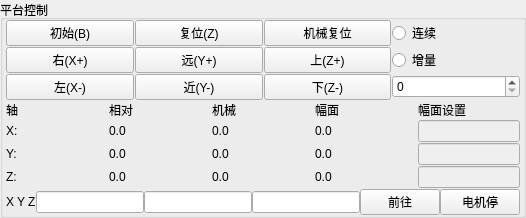
        <widget class="QGroupBox" name="gb_PlatCtrl_2">
         <property name="title">
          <string>平台控制</string>
         </property>
         <layout class="QVBoxLayout" name="ly_gbPlatCtrl_2">
          <property name="spacing">
           <number>1</number>
          </property>
          <property name="leftMargin">
           <number>3</number>
          </property>
          <property name="topMargin">
           <number>0</number>
          </property>
          <property name="rightMargin">
           <number>3</number>
          </property>
          <property name="bottomMargin">
           <number>0</number>
          </property>
          <item>
           <layout class="QGridLayout" name="ly_PlatCtrlBtn_2" columnstretch="1,1,1,1">
            <property name="spacing">
             <number>1</number>
            </property>
            <item row="0" column="0">
             <widget class="QPushButton" name="btn_PlatHome_2">
              <property name="sizePolicy">
               <sizepolicy hsizetype="Preferred" vsizetype="Preferred">
                <horstretch>0</horstretch>
                <verstretch>0</verstretch>
               </sizepolicy>
              </property>
              <property name="text">
               <string>初始(B)</string>
              </property>
              <property name="autoDefault">
               <bool>false</bool>
              </property>
             </widget>
            </item>
            <item row="0" column="1">
             <widget class="QPushButton" name="btn_PlatZero_2">
              <property name="sizePolicy">
               <sizepolicy hsizetype="Preferred" vsizetype="Preferred">
                <horstretch>0</horstretch>
                <verstretch>0</verstretch>
               </sizepolicy>
              </property>
              <property name="text">
               <string>复位(Z)</string>
              </property>
              <property name="autoDefault">
               <bool>false</bool>
              </property>
             </widget>
            </item>
            <item row="0" column="2">
             <widget class="QPushButton" name="btn_PlatReset_2">
              <property name="sizePolicy">
               <sizepolicy hsizetype="Preferred" vsizetype="Preferred">
                <horstretch>0</horstretch>
                <verstretch>0</verstretch>
               </sizepolicy>
              </property>
              <property name="text">
               <string>机械复位</string>
              </property>
              <property name="autoDefault">
               <bool>false</bool>
              </property>
             </widget>
            </item>
            <item row="0" column="3">
             <widget class="QRadioButton" name="rbtn_PlatCo_2">
              <property name="sizePolicy">
               <sizepolicy hsizetype="Preferred" vsizetype="Fixed">
                <horstretch>0</horstretch>
                <verstretch>0</verstretch>
               </sizepolicy>
              </property>
              <property name="text">
               <string>连续</string>
              </property>
             </widget>
            </item>
            <item row="1" column="0">
             <widget class="QPushButton" name="btn_PlatXP_2">
              <property name="sizePolicy">
               <sizepolicy hsizetype="Preferred" vsizetype="Preferred">
                <horstretch>0</horstretch>
                <verstretch>0</verstretch>
               </sizepolicy>
              </property>
              <property name="text">
               <string>右(X+)</string>
              </property>
              <property name="autoDefault">
               <bool>false</bool>
              </property>
             </widget>
            </item>
            <item row="1" column="1">
             <widget class="QPushButton" name="btn_PlatYP_2">
              <property name="sizePolicy">
               <sizepolicy hsizetype="Preferred" vsizetype="Preferred">
                <horstretch>0</horstretch>
                <verstretch>0</verstretch>
               </sizepolicy>
              </property>
              <property name="text">
               <string>远(Y+)</string>
              </property>
              <property name="autoDefault">
               <bool>false</bool>
              </property>
             </widget>
            </item>
            <item row="1" column="2">
             <widget class="QPushButton" name="btn_PlatZP_2">
              <property name="sizePolicy">
               <sizepolicy hsizetype="Preferred" vsizetype="Preferred">
                <horstretch>0</horstretch>
                <verstretch>0</verstretch>
               </sizepolicy>
              </property>
              <property name="text">
               <string>上(Z+)</string>
              </property>
              <property name="autoDefault">
               <bool>false</bool>
              </property>
             </widget>
            </item>
            <item row="1" column="3">
             <widget class="QRadioButton" name="rbtn_PlatDe_2">
              <property name="sizePolicy">
               <sizepolicy hsizetype="Preferred" vsizetype="Fixed">
                <horstretch>0</horstretch>
                <verstretch>0</verstretch>
               </sizepolicy>
              </property>
              <property name="text">
               <string>增量</string>
              </property>
             </widget>
            </item>
            <item row="2" column="0">
             <widget class="QPushButton" name="btn_PlatXN_2">
              <property name="sizePolicy">
               <sizepolicy hsizetype="Preferred" vsizetype="Preferred">
                <horstretch>0</horstretch>
                <verstretch>0</verstretch>
               </sizepolicy>
              </property>
              <property name="text">
               <string>左(X-)</string>
              </property>
              <property name="autoDefault">
               <bool>false</bool>
              </property>
             </widget>
            </item>
            <item row="2" column="1">
             <widget class="QPushButton" name="btn_PlatYN_2">
              <property name="sizePolicy">
               <sizepolicy hsizetype="Preferred" vsizetype="Preferred">
                <horstretch>0</horstretch>
                <verstretch>0</verstretch>
               </sizepolicy>
              </property>
              <property name="text">
               <string>近(Y-)</string>
              </property>
              <property name="autoDefault">
               <bool>false</bool>
              </property>
             </widget>
            </item>
            <item row="2" column="2">
             <widget class="QPushButton" name="btn_PlatZN_2">
              <property name="sizePolicy">
               <sizepolicy hsizetype="Preferred" vsizetype="Preferred">
                <horstretch>0</horstretch>
                <verstretch>0</verstretch>
               </sizepolicy>
              </property>
              <property name="text">
               <string>下(Z-)</string>
              </property>
              <property name="autoDefault">
               <bool>false</bool>
              </property>
             </widget>
            </item>
            <item row="2" column="3">
             <widget class="QSpinBox" name="sb_PlatStep_2">
              <property name="sizePolicy">
               <sizepolicy hsizetype="Preferred" vsizetype="Fixed">
                <horstretch>0</horstretch>
                <verstretch>0</verstretch>
               </sizepolicy>
              </property>
             </widget>
            </item>
           </layout>
          </item>
          <item>
           <layout class="QGridLayout" name="ly_PlatCtrlPara_2" rowstretch="0,0,0,0" columnstretch="1,1,1,1,1">
            <property name="leftMargin">
             <number>0</number>
            </property>
            <property name="rightMargin">
             <number>0</number>
            </property>
            <property name="spacing">
             <number>1</number>
            </property>
            <item row="3" column="0">
             <widget class="QLabel" name="lb_PlatZ_2">
              <property name="text">
               <string>Z:</string>
              </property>
             </widget>
            </item>
            <item row="3" column="2">
             <widget class="QLabel" name="lb_PlatAbsValZ_2">
              <property name="text">
               <string>0.0</string>
              </property>
             </widget>
            </item>
            <item row="1" column="1">
             <widget class="QLabel" name="lb_PlatRelValX_2">
              <property name="text">
               <string>0.0</string>
              </property>
             </widget>
            </item>
            <item row="3" column="3">
             <widget class="QLabel" name="lb_PlatValZ_2">
              <property name="text">
               <string>0.0</string>
              </property>
             </widget>
            </item>
            <item row="3" column="1">
             <widget class="QLabel" name="lb_PlatRelValZ_2">
              <property name="text">
               <string>0.0</string>
              </property>
             </widget>
            </item>
            <item row="2" column="1">
             <widget class="QLabel" name="lb_PlatRelValY_2">
              <property name="text">
               <string>0.0</string>
              </property>
             </widget>
            </item>
            <item row="2" column="3">
             <widget class="QLabel" name="lb_PlatValY_2">
              <property name="text">
               <string>0.0</string>
              </property>
             </widget>
            </item>
            <item row="2" column="2">
             <widget class="QLabel" name="lb_PlatAbsValY_2">
              <property name="text">
               <string>0.0</string>
              </property>
             </widget>
            </item>
            <item row="1" column="2">
             <widget class="QLabel" name="lb_PlatAbsValX_2">
              <property name="text">
               <string>0.0</string>
              </property>
             </widget>
            </item>
            <item row="1" column="3">
             <widget class="QLabel" name="lb_PlatValX_2">
              <property name="text">
               <string>0.0</string>
              </property>
             </widget>
            </item>
            <item row="2" column="0">
             <widget class="QLabel" name="lb_PlatY_2">
              <property name="text">
               <string>Y:</string>
              </property>
             </widget>
            </item>
            <item row="0" column="3">
             <widget class="QLabel" name="label_7">
              <property name="text">
               <string>幅面</string>
              </property>
             </widget>
            </item>
            <item row="0" column="4">
             <widget class="QLabel" name="label_9">
              <property name="text">
               <string>幅面设置</string>
              </property>
             </widget>
            </item>
            <item row="0" column="2">
             <widget class="QLabel" name="lb_PlatAbs_2">
              <property name="text">
               <string>机械</string>
              </property>
             </widget>
            </item>
            <item row="0" column="0">
             <widget class="QLabel" name="lb_PlatAxis_2">
              <property name="text">
               <string>轴</string>
              </property>
             </widget>
            </item>
            <item row="0" column="1">
             <widget class="QLabel" name="lb_PlatRel_2">
              <property name="text">
               <string>相对</string>
              </property>
             </widget>
            </item>
            <item row="1" column="0">
             <widget class="QLabel" name="lb_PlatX_2">
              <property name="sizePolicy">
               <sizepolicy hsizetype="Preferred" vsizetype="Preferred">
                <horstretch>0</horstretch>
                <verstretch>0</verstretch>
               </sizepolicy>
              </property>
              <property name="text">
               <string>X:</string>
              </property>
             </widget>
            </item>
            <item row="1" column="4">
             <widget class="QLineEdit" name="le_PlatSetValX_2">
              <property name="enabled">
               <bool>false</bool>
              </property>
              <property name="sizePolicy">
               <sizepolicy hsizetype="Preferred" vsizetype="Fixed">
                <horstretch>0</horstretch>
                <verstretch>0</verstretch>
               </sizepolicy>
              </property>
              <property name="minimumSize">
               <size>
                <width>0</width>
                <height>0</height>
               </size>
              </property>
              <property name="maximumSize">
               <size>
                <width>16777215</width>
                <height>16777215</height>
               </size>
              </property>
             </widget>
            </item>
            <item row="2" column="4">
             <widget class="QLineEdit" name="le_PlatSetValY_2">
              <property name="enabled">
               <bool>false</bool>
              </property>
              <property name="sizePolicy">
               <sizepolicy hsizetype="Preferred" vsizetype="Fixed">
                <horstretch>0</horstretch>
                <verstretch>0</verstretch>
               </sizepolicy>
              </property>
              <property name="minimumSize">
               <size>
                <width>0</width>
                <height>0</height>
               </size>
              </property>
              <property name="maximumSize">
               <size>
                <width>16777215</width>
                <height>16777215</height>
               </size>
              </property>
             </widget>
            </item>
            <item row="3" column="4">
             <widget class="QLineEdit" name="le_PlatSetValZ_2">
              <property name="enabled">
               <bool>false</bool>
              </property>
              <property name="sizePolicy">
               <sizepolicy hsizetype="Preferred" vsizetype="Fixed">
                <horstretch>0</horstretch>
                <verstretch>0</verstretch>
               </sizepolicy>
              </property>
              <property name="minimumSize">
               <size>
                <width>0</width>
                <height>0</height>
               </size>
              </property>
              <property name="maximumSize">
               <size>
                <width>16777215</width>
                <height>16777215</height>
               </size>
              </property>
             </widget>
            </item>
           </layout>
          </item>
          <item>
           <layout class="QHBoxLayout" name="ly_PlatCtrlMotion_2" stretch="0,0,0,0,0,0">
            <property name="spacing">
             <number>0</number>
            </property>
            <item>
             <widget class="QLabel" name="lb_PlatMXYZ_2">
              <property name="text">
               <string>X Y Z</string>
              </property>
             </widget>
            </item>
            <item>
             <widget class="QLineEdit" name="le_PlatMValX_2">
              <property name="sizePolicy">
               <sizepolicy hsizetype="Preferred" vsizetype="Fixed">
                <horstretch>0</horstretch>
                <verstretch>0</verstretch>
               </sizepolicy>
              </property>
              <property name="minimumSize">
               <size>
                <width>0</width>
                <height>0</height>
               </size>
              </property>
              <property name="maximumSize">
               <size>
                <width>16777215</width>
                <height>16777215</height>
               </size>
              </property>
             </widget>
            </item>
            <item>
             <widget class="QLineEdit" name="le_PlatMValY_2">
              <property name="sizePolicy">
               <sizepolicy hsizetype="Preferred" vsizetype="Fixed">
                <horstretch>0</horstretch>
                <verstretch>0</verstretch>
               </sizepolicy>
              </property>
              <property name="minimumSize">
               <size>
                <width>0</width>
                <height>0</height>
               </size>
              </property>
              <property name="maximumSize">
               <size>
                <width>16777215</width>
                <height>16777215</height>
               </size>
              </property>
             </widget>
            </item>
            <item>
             <widget class="QLineEdit" name="le_PlatMValZ_2">
              <property name="sizePolicy">
               <sizepolicy hsizetype="Preferred" vsizetype="Fixed">
                <horstretch>0</horstretch>
                <verstretch>0</verstretch>
               </sizepolicy>
              </property>
              <property name="minimumSize">
               <size>
                <width>0</width>
                <height>0</height>
               </size>
              </property>
              <property name="maximumSize">
               <size>
                <width>16777215</width>
                <height>16777215</height>
               </size>
              </property>
             </widget>
            </item>
            <item>
             <widget class="QPushButton" name="btn_PlatMRun_2">
              <property name="sizePolicy">
               <sizepolicy hsizetype="Preferred" vsizetype="Fixed">
                <horstretch>0</horstretch>
                <verstretch>0</verstretch>
               </sizepolicy>
              </property>
              <property name="maximumSize">
               <size>
                <width>16777215</width>
                <height>16777215</height>
               </size>
              </property>
              <property name="text">
               <string>前往</string>
              </property>
             </widget>
            </item>
            <item>
             <widget class="QPushButton" name="btn_PlatMStop_2">
              <property name="sizePolicy">
               <sizepolicy hsizetype="Preferred" vsizetype="Fixed">
                <horstretch>0</horstretch>
                <verstretch>0</verstretch>
               </sizepolicy>
              </property>
              <property name="maximumSize">
               <size>
                <width>16777215</width>
                <height>16777215</height>
               </size>
              </property>
              <property name="text">
               <string>电机停</string>
              </property>
             </widget>
            </item>
           </layout>
          </item>
         </layout>
        </widget>
